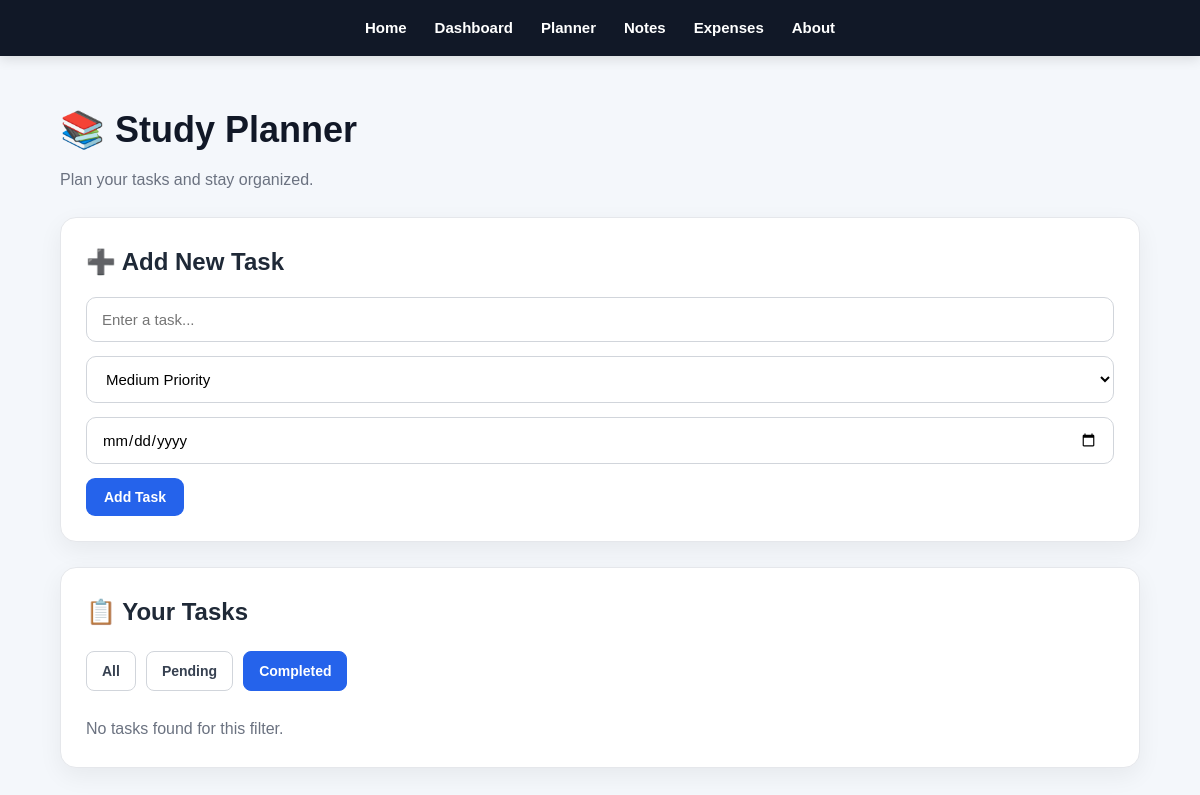
/planner?status=completed, run on an earlier commit of the app's database.
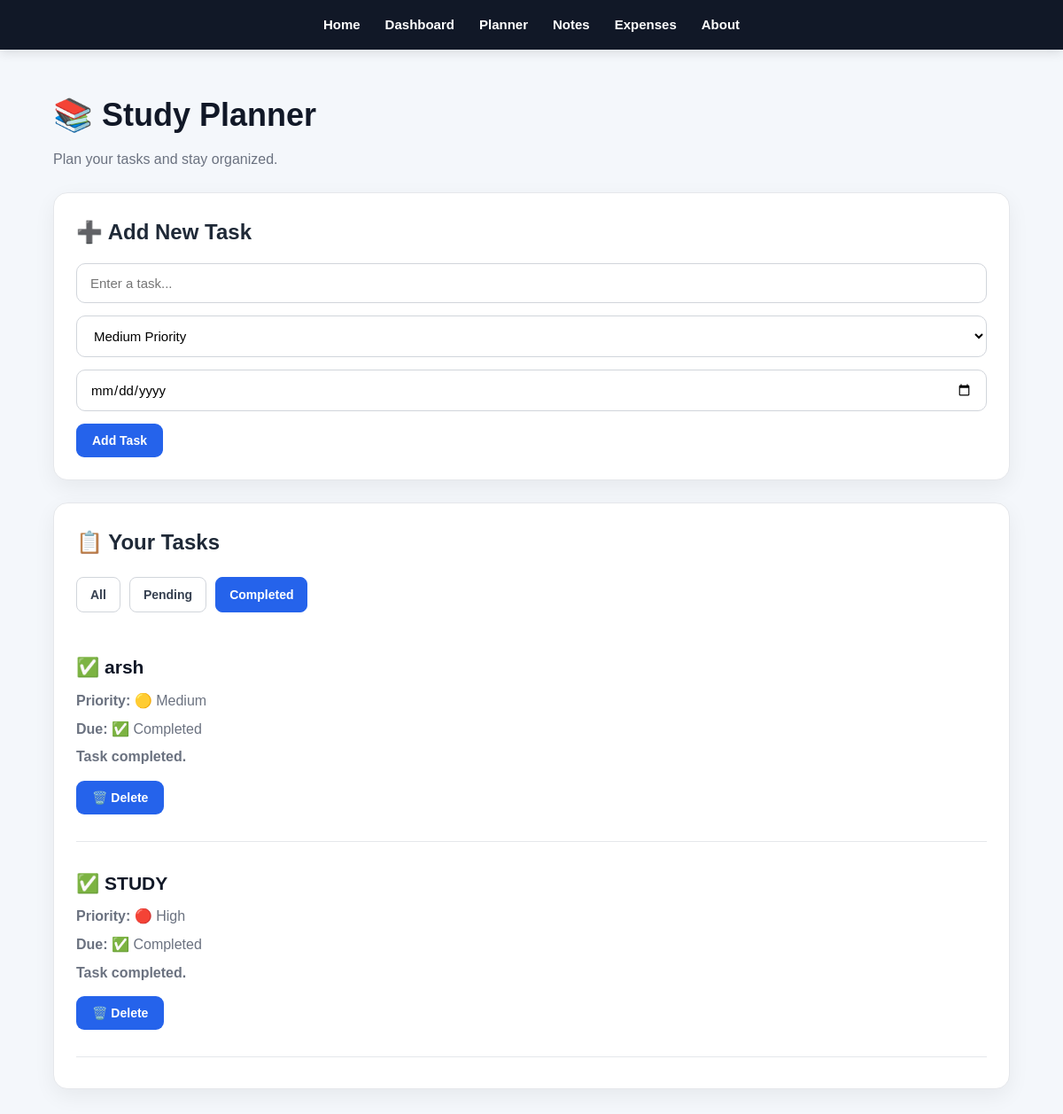
And on a later commit of the database.
### tables this page shows
CREATE TABLE tasks (
    id INTEGER PRIMARY KEY AUTOINCREMENT,
    title TEXT NOT NULL,
    completed INTEGER DEFAULT 0
, priority TEXT DEFAULT 'Medium', due_date TEXT);

### app.py (the view, shortened to what this page needs)
@app.route("/planner", methods=["GET", "POST"])
def planner():
    connection = sqlite3.connect(DATABASE)
    cursor = connection.cursor()
    cursor.execute(
        "SELECT COUNT(*) FROM tasks"
    )
    total_tasks = cursor.fetchone()[0]
    cursor.execute(
        """
        SELECT COUNT(*)
        FROM tasks
        WHERE completed = 1
        """
    )
    completed_tasks = cursor.fetchone()[0]
    cursor.execute(
        """
        SELECT COUNT(*)
        FROM tasks
        WHERE completed = 0
        """
    )
    pending_tasks = cursor.fetchone()[0]
    today = date.today().isoformat()
    cursor.execute(
        """
        SELECT COUNT(*)
        FROM tasks
        WHERE completed = 0
        AND due_date < ?
        """,
        (today,)
    )
    overdue_tasks = cursor.fetchone()[0]
    status = request.args.get("status", "all")
    if status == "pending":
        cursor.execute(
            """
            SELECT *
            FROM tasks
            WHERE completed = 0
            ORDER BY due_date ASC
            """
        )
    elif status == "completed":
        cursor.execute(
            """
            SELECT *
            FROM tasks
            WHERE completed = 1
            ORDER BY due_date DESC
            """
        )
    tasks = cursor.fetchall()
    connection.close()
    return render_template(
        "planner.html",
        tasks=tasks,
        today=today,
        status=status,
        total_tasks=total_tasks,
        completed_tasks=completed_tasks,
        pending_tasks=pending_tasks,
        overdue_tasks=overdue_tasks
    )

### templates/planner.html (shortened to what this page needs)
<!DOCTYPE html>
<html lang="en">
<head>
    <link rel="stylesheet"
          href="{{ url_for('static', filename='css/style.css') }}">
</head>
<body>
<nav>
    <a href="{{ url_for('index') }}">Home</a>
    <a href="{{ url_for('dashboard') }}">Dashboard</a>
    <a href="{{ url_for('planner') }}">Planner</a>
    <a href="{{ url_for('notes') }}">Notes</a>
    <a href="{{ url_for('expenses') }}">Expenses</a>
    <a href="{{ url_for('about') }}">About</a>
</nav>
<div class="container">
    <h1>📚 Study Planner</h1>
    <p>Plan your tasks and stay organized.</p>
    <div class="card">
        <h2>➕ Add New Task</h2>
        <form method="POST" action="{{ url_for('planner') }}">
            <input
                type="text"
                name="title"
                placeholder="Enter a task..."
                required
            >
            <select name="priority">
                <option value="Medium" selected>
                    Medium Priority
                </option>
            </select>
            <input
                type="date"
                name="due_date"
                required
            >
            <button type="submit">
                Add Task
            </button>
        </form>
    </div>
    <div class="card">
        <h2>📋 Your Tasks</h2>
        <div class="task-filters">
            <a href="{{ url_for('planner', status='all') }}"
               class="{% if status == 'all' %}active{% endif %}">
                All
            </a>
            <a href="{{ url_for('planner', status='pending') }}"
               class="{% if status == 'pending' %}active{% endif %}">
                Pending
            </a>
            <a href="{{ url_for('planner', status='completed') }}"
               class="{% if status == 'completed' %}active{% endif %}">
                Completed
            </a>
        </div>
        {% if tasks %}
            {% for task in tasks %}
                <div class="task">
                    <h3>
                        {% if task[2] == 1 %}
                            ✅
                        {% else %}
                            ⏳
                        {% endif %}
                        {{ task[1] }}
                    </h3>
                    <p>
                        <strong>Priority:</strong>
                        {% if task[3] == "High" %}
                            🔴 High
                        {% elif task[3] == "Medium" %}
                            🟡 Medium
                        {% else %}
                            🟢 Low
                        {% endif %}
                    </p>
                    <p>
                        <strong>Due:</strong>
                        {% if task[2] == 1 %}
                            <span>
                                ✅ Completed
                            </span>
                        {% elif task[4] < today %}
                            <span>
                                ⚠️ Overdue
                            </span>
                        {% else %}
                            <span>
                                {{ task[4] }}
                            </span>
                        {% endif %}
                    </p>
                    {% if task[2] == 0 %}
                        <a href="{{ url_for('complete_task', task_id=task[0]) }}">
                            <button type="button">
                                ✅ Complete
                            </button>
                        </a>
                    {% else %}
                        <p>
                            <strong>Task completed.</strong>
                        </p>
                    {% endif %}
                    <a href="{{ url_for('delete_task', task_id=task[0]) }}">
                        <button type="button">
                            🗑️ Delete
                        </button>
                    </a>
                </div>
                <hr>
            {% endfor %}
        {% else %}
            <p>
                No tasks found for this filter.
            </p>
        {% endif %}
    </div>
</div>
</body>
</html>

What changed in the data, as far as the page shows it:
added tasks: title "arsh", priority "🟡 Medium", completed "✅ Completed"
now on this page (row edited): tasks: title "STUDY", priority "🔴 High", completed "✅ Completed"
Also different on the page:
text no longer shown: "No tasks found for this filter."
